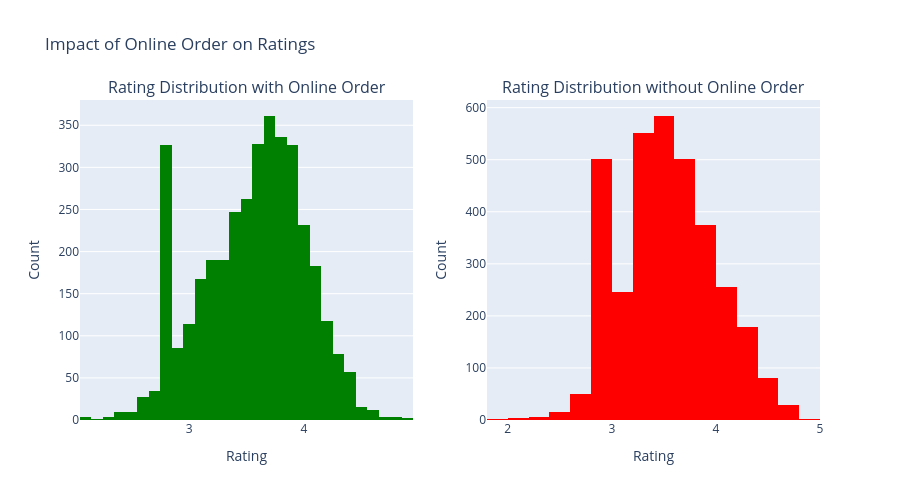

Notebook source saved alongside this figure:
### Code cell
# 4. Impact of Online Order on Ratings
fig = make_subplots(
    rows=1, cols=2,
    subplot_titles=('Rating Distribution with Online Order', 'Rating Distribution without Online Order'),
    specs=[[{'type': 'histogram'}, {'type': 'histogram'}]]
)

with_order = df[df['has_online_order'] == 1]['rating']
without_order = df[df['has_online_order'] == 0]['rating']

fig.add_trace(go.Histogram(x=with_order, nbinsx=30, name='With Online Order', marker_color='green'), row=1, col=1)
fig.add_trace(go.Histogram(x=without_order, nbinsx=30, name='Without Online Order', marker_color='red'), row=1, col=2)

fig.update_xaxes(title_text='Rating', row=1, col=1)
fig.update_xaxes(title_text='Rating', row=1, col=2)
fig.update_yaxes(title_text='Count', row=1, col=1)
fig.update_yaxes(title_text='Count', row=1, col=2)

fig.update_layout(height=500, title_text='Impact of Online Order on Ratings', showlegend=False)
fig.show()

print(f"Average Rating with Online Order: {with_order.mean():.2f}")
print(f"Average Rating without Online Order: {without_order.mean():.2f}")
print(f"Difference: {with_order.mean() - without_order.mean():.2f}")

### Figure 1 — Plotly figure (JSON) as saved in the notebook; plotly's stock layout.template omitted (floating-point values rounded to 4 significant figures; data arrays with more than 128 entries replaced by an {"elided": "..."} marker saying what was removed)
{"data": [{"marker": {"color": "green"}, "name": "With Online Order", "nbinsx": 30, "type": "histogram", "x": {"elided": "3727 float values"}, "xaxis": "x", "yaxis": "y"}, {"marker": {"color": "red"}, "name": "Without Online Order", "nbinsx": 30, "type": "histogram", "x": {"elided": "3378 float values"}, "xaxis": "x2", "yaxis": "y2"}], "layout": {"annotations": [{"font": {"size": 16}, "showarrow": false, "text": "Rating Distribution with Online Order", "x": 0.225, "xanchor": "center", "xref": "paper", "y": 1, "yanchor": "bottom", "yref": "paper"}, {"font": {"size": 16}, "showarrow": false, "text": "Rating Distribution without Online Order", "x": 0.775, "xanchor": "center", "xref": "paper", "y": 1, "yanchor": "bottom", "yref": "paper"}], "height": 500, "showlegend": false, "title": {"text": "Impact of Online Order on Ratings"}, "xaxis": {"anchor": "y", "domain": [0, 0.45], "title": {"text": "Rating"}}, "xaxis2": {"anchor": "y2", "domain": [0.55, 1], "title": {"text": "Rating"}}, "yaxis": {"anchor": "x", "domain": [0, 1], "title": {"text": "Count"}}, "yaxis2": {"anchor": "x2", "domain": [0, 1], "title": {"text": "Count"}}}}
